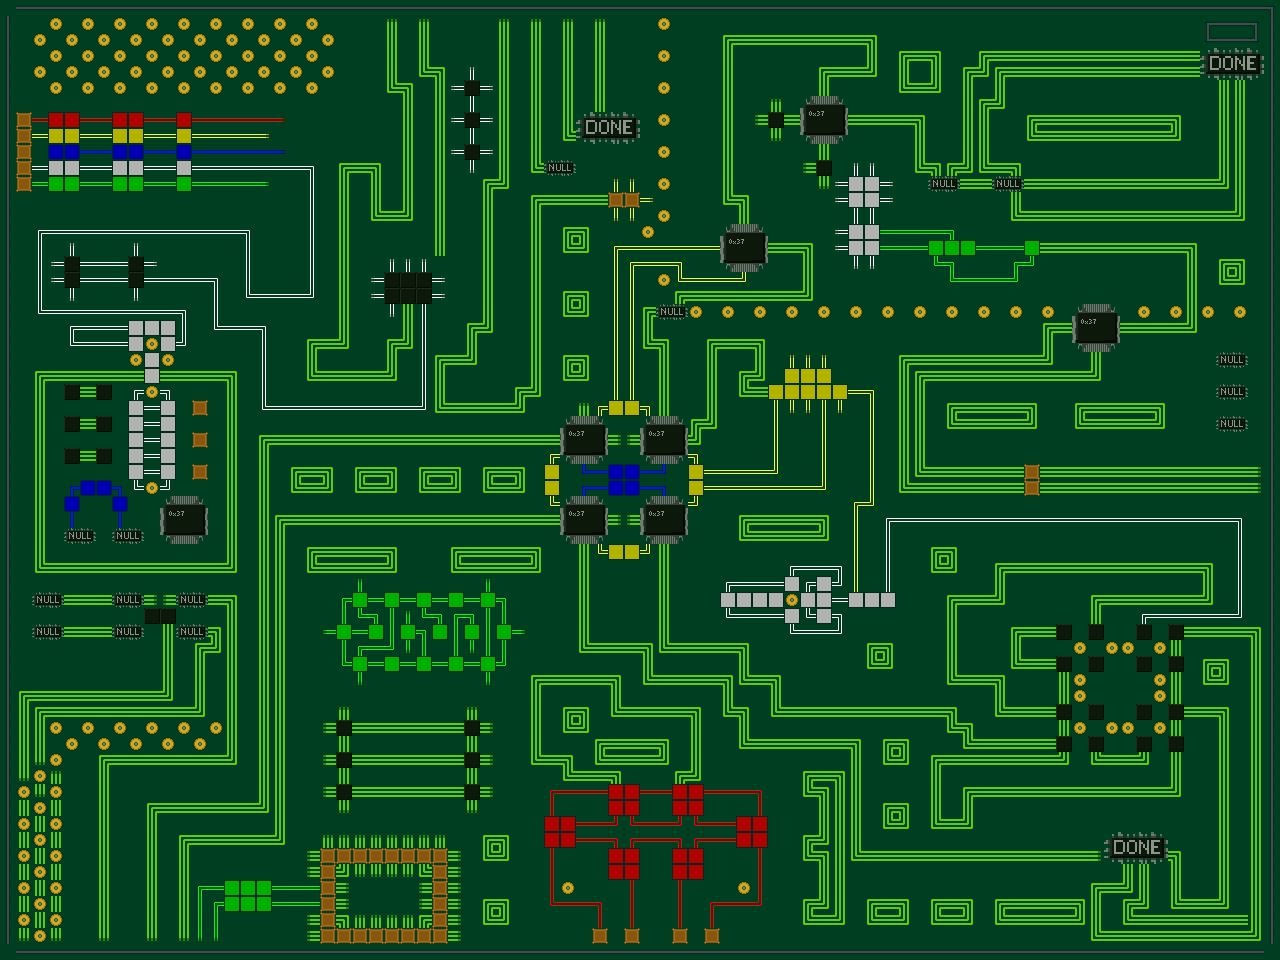

A level layout from a 2D game, rendered from its tile map. Below: a short description, then the map file with tile-grid data replaced by summaries:
An orthogonal 80x60 tile map with 16x16 px tiles, 1 tile layer (Tile Layer 1) and 254 objects.

<map version="1.0" orientation="orthogonal" width="80" height="60" tilewidth="16" tileheight="16">
 <tileset firstgid="1" name="circuitTileset" tilewidth="16" tileheight="16">
  <image source="circuitTileset.png" width="192" height="144" />
 </tileset>
 <layer name="Tile Layer 1" width="80" height="60">
  <data>[4800 cells, 4800 non-empty, 88 distinct tile ids]</data>
 </layer>
 <objectgroup name="Solids" width="80" height="60">
  <object x="1216" y="352" width="32" height="16" />
  <object x="1216" y="384" width="32" height="16" />
  <object x="1216" y="416" width="32" height="16" />
  <object x="1200" y="48" width="64" height="32" />
  <object x="0" y="0" width="1280" height="16" />
  <object x="1264" y="16" width="16" height="944" />
  <object x="720" y="224" width="48" height="48" />
  <object x="800" y="96" width="48" height="48" />
  <object x="0" y="944" width="1280" height="16" />
  <object x="0" y="0" width="16" height="944" />
  <object x="16" y="784" width="16" height="144" />
  <object x="32" y="800" width="16" height="112" />
  <object x="48" y="784" width="16" height="144" />
  <object x="320" y="848" width="128" height="96" />
  <object x="64" y="736" width="144" height="16" />
  <object x="48" y="720" width="16" height="16" />
  <object x="80" y="720" width="16" height="16" />
  <object x="112" y="720" width="16" height="16" />
  <object x="144" y="720" width="16" height="16" />
  <object x="176" y="720" width="16" height="16" />
  <object x="208" y="720" width="16" height="16" />
  <object x="48" y="752" width="16" height="16" />
  <object x="32" y="768" width="16" height="16" />
  <object x="112" y="592" width="32" height="16" />
  <object x="144" y="608" width="32" height="16" />
  <object x="112" y="624" width="32" height="16" />
  <object x="176" y="624" width="32" height="16" />
  <object x="176" y="592" width="32" height="16" />
  <object x="560" y="416" width="48" height="48" />
  <object x="560" y="496" width="48" height="48" />
  <object x="640" y="416" width="48" height="48" />
  <object x="640" y="496" width="48" height="48" />
  <object x="32" y="928" width="16" height="16" />
  <object x="1072" y="640" width="96" height="96" />
  <object x="1056" y="736" width="16" height="16" />
  <object x="1088" y="736" width="16" height="16" />
  <object x="1136" y="736" width="16" height="16" />
  <object x="1168" y="736" width="16" height="16" />
  <object x="1168" y="704" width="16" height="16" />
  <object x="1168" y="656" width="16" height="16" />
  <object x="1168" y="624" width="16" height="16" />
  <object x="1136" y="624" width="16" height="16" />
  <object x="1088" y="624" width="16" height="16" />
  <object x="1056" y="624" width="16" height="16" />
  <object x="1056" y="656" width="16" height="16" />
  <object x="1056" y="704" width="16" height="16" />
  <object x="1104" y="832" width="64" height="32" />
  <object x="560" y="880" width="16" height="16" />
  <object x="736" y="880" width="16" height="16" />
  <object x="592" y="928" width="16" height="16" />
  <object x="624" y="928" width="16" height="16" />
  <object x="672" y="928" width="16" height="16" />
  <object x="704" y="928" width="16" height="16" />
  <object x="128" y="352" width="16" height="16" />
  <object x="144" y="336" width="16" height="16" />
  <object x="160" y="352" width="16" height="16" />
  <object x="192" y="400" width="16" height="16" />
  <object x="192" y="432" width="16" height="16" />
  <object x="192" y="464" width="16" height="16" />
  <object x="160" y="496" width="48" height="48" />
  <object x="112" y="528" width="32" height="16" />
  <object x="64" y="528" width="32" height="16" />
  <object x="64" y="448" width="16" height="16" />
  <object x="64" y="416" width="16" height="16" />
  <object x="64" y="384" width="16" height="16" />
  <object x="96" y="384" width="16" height="16" />
  <object x="96" y="416" width="16" height="16" />
  <object x="96" y="448" width="16" height="16" />
  <object x="144" y="384" width="16" height="16" />
  <object x="144" y="480" width="16" height="16" />
  <object x="16" y="112" width="16" height="80" />
  <object x="336" y="720" width="16" height="16" />
  <object x="336" y="752" width="16" height="16" />
  <object x="336" y="784" width="16" height="16" />
  <object x="464" y="784" width="16" height="16" />
  <object x="464" y="752" width="16" height="16" />
  <object x="464" y="720" width="16" height="16" />
  <object x="48" y="80" width="272" height="16" />
  <object x="32" y="16" width="304" height="64" />
  <object x="32" y="592" width="32" height="16" />
  <object x="32" y="624" width="32" height="16" />
  <object x="1024" y="464" width="16" height="32" />
  <object x="688" y="304" width="16" height="16" />
  <object x="656" y="16" width="16" height="208" />
  <object x="720" y="304" width="16" height="16" />
  <object x="752" y="304" width="16" height="16" />
  <object x="784" y="304" width="16" height="16" />
  <object x="816" y="304" width="16" height="16" />
  <object x="848" y="304" width="16" height="16" />
  <object x="880" y="304" width="16" height="16" />
  <object x="912" y="304" width="16" height="16" />
  <object x="944" y="304" width="16" height="16" />
  <object x="976" y="304" width="16" height="16" />
  <object x="1008" y="304" width="16" height="16" />
  <object x="1040" y="304" width="16" height="16" />
  <object x="1136" y="304" width="16" height="16" />
  <object x="1168" y="304" width="16" height="16" />
  <object x="1200" y="304" width="16" height="16" />
  <object x="1232" y="304" width="16" height="16" />
  <object x="1072" y="304" width="48" height="48" />
  <object x="656" y="272" width="16" height="16" />
  <object x="656" y="304" width="32" height="16" />
  <object x="928" y="176" width="32" height="16" />
  <object x="992" y="176" width="32" height="16" />
  <object x="384" y="272" width="48" height="32" />
  <object x="608" y="192" width="32" height="16" />
  <object x="576" y="112" width="64" height="32" />
  <object x="544" y="160" width="32" height="16" />
  <object x="464" y="80" width="16" height="16" />
  <object x="464" y="112" width="16" height="16" />
  <object x="464" y="144" width="16" height="16" />
  <object x="64" y="256" width="16" height="32" />
  <object x="128" y="256" width="16" height="32" />
  <object x="768" y="112" width="16" height="16" />
  <object x="816" y="160" width="16" height="16" />
  <object x="784" y="592" width="16" height="16" />
  <object x="640" y="224" width="16" height="16" />
 </objectgroup>
 <objectgroup name="BlocksWhite" width="80" height="60" visible="0">
  <object x="848" y="176" width="16" height="16" />
  <object x="864" y="176" width="16" height="16" />
  <object x="848" y="192" width="16" height="16" />
  <object x="864" y="192" width="16" height="16" />
  <object x="848" y="224" width="16" height="16" />
  <object x="864" y="224" width="16" height="16" />
  <object x="848" y="240" width="16" height="16" />
  <object x="864" y="240" width="16" height="16" />
  <object x="128" y="320" width="16" height="16" />
  <object x="144" y="320" width="16" height="16" />
  <object x="160" y="320" width="16" height="16" />
  <object x="160" y="336" width="16" height="16" />
  <object x="128" y="336" width="16" height="16" />
  <object x="144" y="352" width="16" height="16" />
  <object x="144" y="368" width="16" height="16" />
  </objectgroup>
 <objectgroup name="BlocksYellow" width="80" height="60" visible="0">
  <!-- 21 objects omitted --></objectgroup>
 <objectgroup name="BlocksBlue" width="80" height="60" visible="0">
  <!-- 13 objects omitted --></objectgroup>
 <objectgroup name="BlocksGreen" width="80" height="60" visible="0">
  <!-- 31 objects omitted --></objectgroup>
 <objectgroup name="BlocksRed" width="80" height="60" visible="0">
  <!-- 29 objects omitted --></objectgroup>
</map>
<!-- 122 of 254 objects omitted -->
